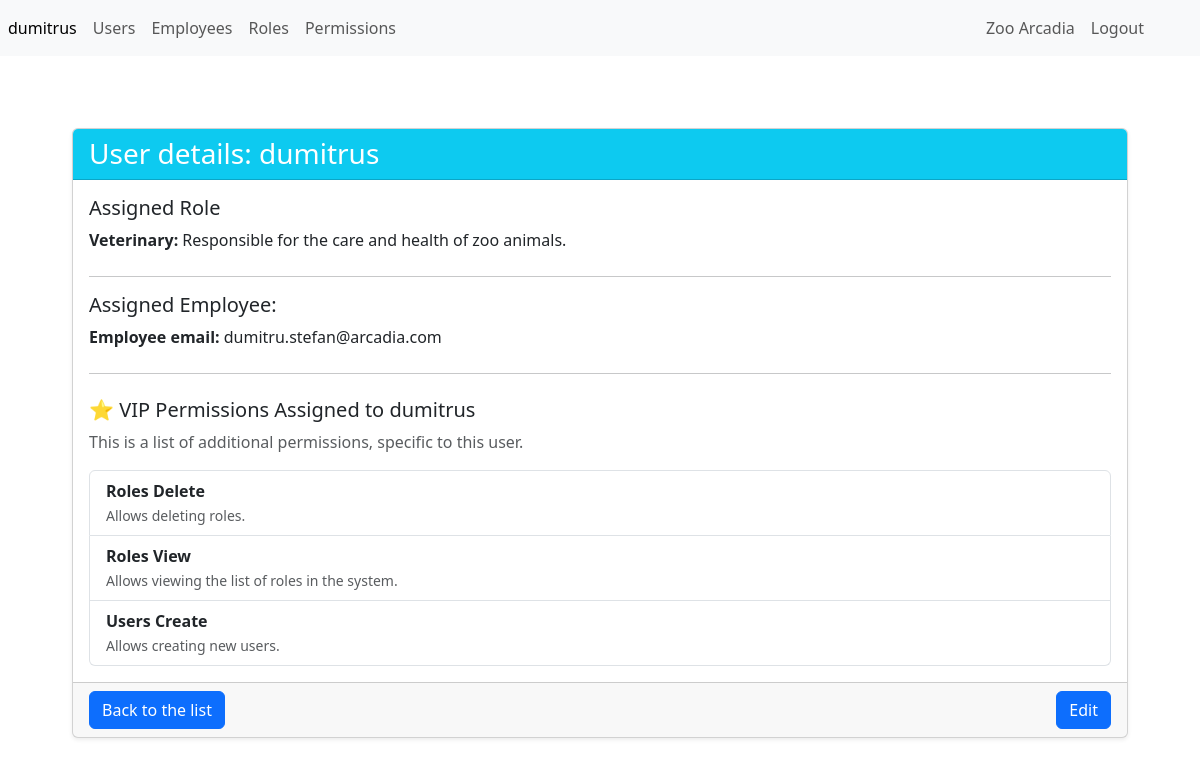
The app's page /users/gest/view?id=2 (signed in) with its own data.
### tables this page shows
CREATE TABLE users (
    id_user INT AUTO_INCREMENT PRIMARY KEY,
     
    username VARCHAR(50) NOT NULL UNIQUE,
     
    psw VARCHAR(255) NOT NULL,
     
    role_id INT DEFAULT NULL,
     
    employee_id INT NULL UNIQUE,
     
    is_active BOOLEAN NOT NULL DEFAULT TRUE,
     
    created_at TIMESTAMP DEFAULT CURRENT_TIMESTAMP,
     
    updated_at TIMESTAMP DEFAULT CURRENT_TIMESTAMP ON UPDATE CURRENT_TIMESTAMP
     
);

CREATE TABLE roles (
    id_role INT AUTO_INCREMENT PRIMARY KEY,
     
    role_name VARCHAR(50) NOT NULL UNIQUE,
     
    role_description TEXT,
     
     
    created_at TIMESTAMP DEFAULT CURRENT_TIMESTAMP,
     
    updated_at TIMESTAMP DEFAULT CURRENT_TIMESTAMP ON UPDATE CURRENT_TIMESTAMP  
);

CREATE TABLE employees (
    id_employee INT AUTO_INCREMENT PRIMARY KEY,
     
    first_name VARCHAR(50) NOT NULL,
     
    last_name VARCHAR(50) NOT NULL,
     
    email VARCHAR(100) NOT NULL UNIQUE,
     
    birthdate DATE NOT NULL,
     
    phone VARCHAR(15) NOT NULL,
     
    address VARCHAR(255) NOT NULL,
     
    city VARCHAR(100) NOT NULL,
     
    country VARCHAR(100) NOT NULL,
     
    zip_code VARCHAR(10) NOT NULL,
     
    gender ENUM('male', 'female') NOT NULL,
     
    marital_status ENUM('single', 'married', 'divorced', 'widowed') NOT NULL,
     
    created_at TIMESTAMP DEFAULT CURRENT_TIMESTAMP,
     
    updated_at TIMESTAMP DEFAULT CURRENT_TIMESTAMP ON UPDATE CURRENT_TIMESTAMP
     
);

CREATE TABLE permissions (
    id_permission INT AUTO_INCREMENT PRIMARY KEY,
     
    permission_name VARCHAR(100) NOT NULL UNIQUE,
     
    permission_desc TEXT
);

### App/users/controllers/users_gest_controller.php (called while the page is built, shortened)
<?php
require_once __DIR__ . "/../models/user.php";
require_once __DIR__ . "/../../roles/models/role.php";
class UsersGestController
{
    public function view()
    {
        $id_user = $_GET['id'];
        $user = User::find($id_user);
        $role = $user->getRole();
        $permissions = User::getUserVipPermissionsDetails($id_user);
        require_once __DIR__ . '/../views/gest/view.php';
    }
}

### App/users/usersRouter.php (called while the page is built, shortened)
<?php
handleDomainRouting('users', __DIR__);

### public/index.php (called while the page is built, shortened)
<?php
require_once __DIR__ . '/../App/router.php';
?>

### App/users/models/user.php (called while the page is built, shortened)
<?php
class User
{
    public $role_id;
    public function __construct($id_user, $username, $psw, $role_id, $role_name, $employee_id, $last_name, $employee_email, $is_active, $created_at, $updated_at)
    {
        $this->id = $id_user;
        $this->username = $username;
        $this->role_id = $role_id;
        $this->employee_email = $employee_email;
    }
    public static function find($id_user)
    {
        $connectionDB = DB::createInstance();
        $query = "SELECT u.*, e.id_employee, e.last_name, e.email AS employee_email, r.role_name, r.id_role
                  FROM users u
                  LEFT JOIN employees e
                  ON e.id_employee = u.employee_id
                  LEFT JOIN roles r ON r.id_role = u.role_id
                  WHERE u.id_user = ?";
        $sql = $connectionDB->prepare($query);
        $sql->execute([$id_user]);
        $user = $sql->fetch();
        return new User($user["id_user"], $user["username"], $user["psw"], $user["role_id"], $user["role_name"], $user["employee_id"], $user["last_name"], $user["employee_email"], $user["is_active"], $user["created_at"], $user["updated_at"]);
    }
    public function getRole()
    {
        if ($this->role_id) {
            return Role::find($this->role_id);
        }
        return null;
    }
    public static function getUserVipPermissionsDetails($id_user)
    {
        $connectionDB = DB::createInstance();
        $query = "SELECT p.id_permission, p.permission_name, p.permission_desc
                  FROM permissions p
                  JOIN users_permissions up ON p.id_permission = up.permission_id
                  WHERE up.user_id = ?
                  ORDER BY p.permission_name ASC";
        $sql = $connectionDB->prepare($query);
        $sql->execute([$id_user]);
        return $sql->fetchAll(PDO::FETCH_ASSOC);
    }
}

### App/roles/models/role.php (called while the page is built, shortened)
<?php
class Role
{
    public function __construct($id_role, $role_name, $role_description, $created_at, $updated_at)
    {
        $this->role_name = $role_name;
        $this->role_description = $role_description;
    }
    public static function find($id_role)
    {
        $connectionDB = DB::createInstance();
        $query = "SELECT * FROM roles WHERE id_role = ?";
        $sql = $connectionDB->prepare($query);
        $sql->execute([$id_role]);
        $role = $sql->fetch();
        return new Role($role["id_role"], $role["role_name"], $role["role_description"], $role["created_at"], $role["updated_at"]);
    }
}

### App/users/views/gest/view.php (the view, shortened to what this page needs)
<div class="container-fluid pt-4 px-4">
    <div class="card shadow-sm">
        <div class="card-header bg-info text-white">
            <h3 class="mb-0">User details: <?= htmlspecialchars($user->username) ?></h3>
        </div>
        <div class="card-body">
            <h5 class="card-title">Assigned Role</h5>
            <?php if ($role) : ?>
                <p class="card-text mb-4">
                    <strong><?= htmlspecialchars($role->role_name) ?>:</strong>
                    <?= htmlspecialchars($role->role_description) ?>
                </p>
            <?php else : ?>
                <div class="alert alert-secondary" role="alert">
                    This user <?= htmlspecialchars($user->username) ?> has no role assigned directly.
                </div>
            <?php endif; ?>
            <hr>
            <h5 class="card-title">Assigned Employee:</h5>
            <?php if (!empty($user->employee_email)) : ?>
                <p class="card-text mb-4">
                    <strong>Employee email:</strong>
                    <?= htmlspecialchars($user->employee_email) ?>
                </p>
            <?php else : ?>
                <div class="alert alert-secondary" role="alert">
                    This user <?= htmlspecialchars($user->username) ?> has no employee assigned.
                </div>
            <?php endif; ?>
            <hr>
            <h5 class="card-title mt-4">⭐ VIP Permissions Assigned to <?= htmlspecialchars($user->username) ?></h5>
            <p class="text-muted">This is a list of additional permissions, specific to this user.</p>
            <?php if (!empty($permissions)) : ?>
                <div class="list-group">
                    <?php foreach ($permissions as $permission) : ?>
                        <div class="list-group-item">
                            <strong><?= htmlspecialchars(ucwords(str_replace('-', ' ', $permission['permission_name']))) ?></strong>
                            <br>
                            <small class="text-muted"><?= htmlspecialchars($permission['permission_desc']) ?></small>
                        </div>
                    <?php endforeach; ?>
                </div>
            <?php else : ?>
                <div class="alert alert-warning" role="alert">
                    The user <?= htmlspecialchars($user->username) ?> has no VIP permissions assigned.
                </div>
            <?php endif; ?>
        </div>
        <div class="card-footer text-end d-flex justify-content-between align-items-start">
            <a href="/users/gest/start#user-<?= htmlspecialchars($user->id) ?>" class="btn btn-primary">Back to the list</a>
            <a href="/users/gest/edit?id=<?= htmlspecialchars($user->id) ?>" class="btn btn-primary">Edit</a>
        </div>
    </div>
</div>

### records on screen
users: username "dumitrus", employee.email "dumitru.stefan@arcadia.com"
roles: role_name "Veterinary", role_description "Responsible for the care and health of zoo animals."
permissions: permission_name "Roles Delete", permission_desc "Allows deleting roles."
permissions: permission_name "Roles View", permission_desc "Allows viewing the list of roles in the system."
permissions: permission_name "Users Create", permission_desc "Allows creating new users."

### other values on screen
$_SESSION["user"]["username"] "dumitrus"
